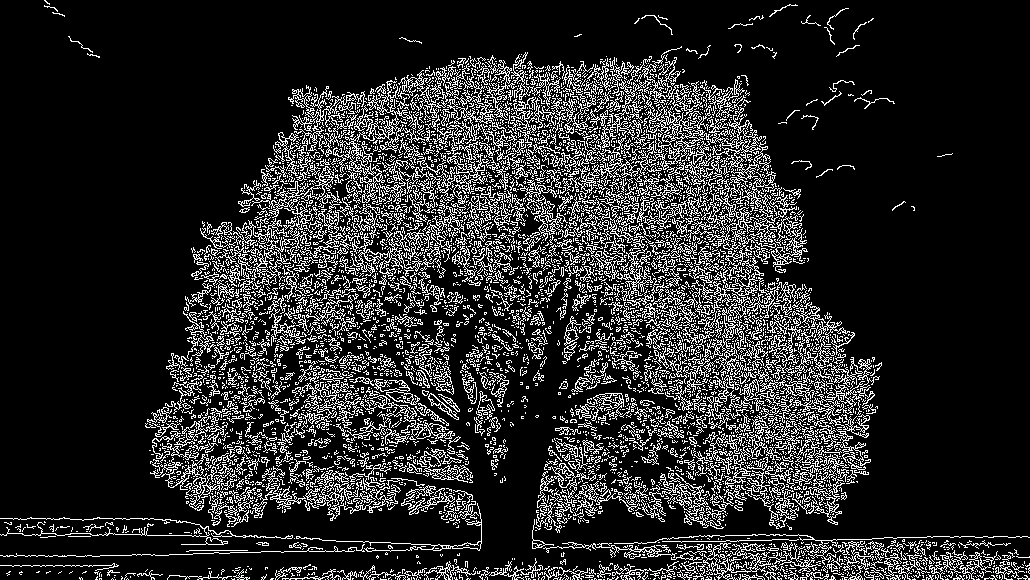
#> input picture proj3/photos/output/edges/tree2png_edges.png, 1030 x 580 px; its folder holds only this picture in this run
$ python script.py photos/output/edges
#> lines starting #> are read from the running program, lines starting #| are printed output that depends on the picture; after the words box and inside, x2 and y2 are one past the last pixel; in counts of white or black regions, pixels touching at a corner belong together
#!/usr/bin/env python3

# Что-бы запустить переходим в папку с проектом и вводим "python script.py photos"

"""
Этот скрипт:
1) Получает путь к папке с изображениями (.jpg/.jpeg/.png)
2) Обрабатывает каждое изображение:
   - переводит в серый цвет
   - извлекает границы (Canny)
   - извлекает углы (Shi-Tomasi)
   - строит гистограмму яркости
3) Сохраняет обработанные изображения
4) Создаёт SQL файл с полной таблицей и INSERT строками

Особенность: OpenCV плохо читает русские пути, поэтому
используется imdecode + tofile, которые поддерживают Unicode.
"""

import os
import sys
import json
from pathlib import Path

import cv2
import numpy as np
import matplotlib.pyplot as plt


# Поддерживаемые расширения изображений
VALID_EXTS = {".jpg", ".jpeg", ".png"}


def sql_escape(value: str) -> str:
    """Экранирует одинарные кавычки, чтобы SQL не ломался."""
    return value.replace("'", "''")


# ------------------------------------------------------
#  ПОМОЩНИКИ ДЛЯ ЧТЕНИЯ/ЗАПИСИ КАРТИНОК С ЮНИКОД-ПУТЯМИ
# ------------------------------------------------------

def imread_unicode(path: Path):
    """
    Читает изображение через numpy + imdecode, что позволяет
    работать с русскими, арабскими, китайскими путями.
    """
    path_str = str(path)
    # Прочитать файл как байты
    data = np.fromfile(path_str, dtype=np.uint8)
    if data.size == 0:
        return None
    # Декодировать байты как изображение OpenCV
    img = cv2.imdecode(data, cv2.IMREAD_COLOR)
    return img


def imwrite_unicode(path: Path, img) -> bool:
    """
    Сохраняет изображение, используя imencode (сжимает картинку в память)
    + tofile, что поддерживает Unicode пути.
    """
    ext = path.suffix  # например .png
    success, buf = cv2.imencode(ext, img)
    if not success:
        return False
    buf.tofile(str(path))  # запись на диск
    return True


# ------------------------------------------------------
#        ПОИСК ИЗОБРАЖЕНИЙ В ПАПКЕ
# ------------------------------------------------------

def find_images(input_dir: Path):
    """
    Рекурсивно ищет все изображения с нужными расширениями.
    """
    images = []
    for p in input_dir.rglob("*"):
        if p.is_file() and p.suffix.lower() in VALID_EXTS:
            images.append(p)
    return images


# ------------------------------------------------------
#                ОБРАБОТКА ОДНОГО ИЗОБРАЖЕНИЯ
# ------------------------------------------------------

def process_image(path: Path, output_dirs: dict, base_output_dir: Path):
    """
    Выполняет полную обработку изображения:
    1. Чтение безопасным способом
    2. Перевод в grayscale
    3. Детекция границ (Canny)
    4. Детекция углов (Shi-Tomasi)
    5. Рассчёт гистограммы
    6. Сохранение всех результатов
    """

    # Читаем картинку безопасно
    img = imread_unicode(path)
    if img is None:
        print(f"[WARN] Не удалось прочитать файл: {path}")
        return None

    # Перевод в оттенки серого
    gray = cv2.cvtColor(img, cv2.COLOR_BGR2GRAY)

    # Размер исходной картинки
    height, width = gray.shape[:2]

    # Алгоритм Canny находищает "границы" (контуры)
    edges = cv2.Canny(gray, 100, 200)

    # Поиск углов методом Shi-Tomasi
    corners = cv2.goodFeaturesToTrack(
        gray,
        maxCorners=200,      # максимум 200 углов
        qualityLevel=0.01,   # минимальное качество угла
        minDistance=10       # минимальное расстояние между углами
    )

    # Создаём копию изображения для рисования найденных углов
    corners_img = img.copy()

    # Если углы нашлись — рисуем точки
    if corners is not None:
        corners = np.intp(corners)  # преобразуем к целым координатам
        for c in corners:
            x, y = c.ravel()
            cv2.circle(corners_img, (x, y), 4, (0, 0, 255), 1, lineType=cv2.LINE_AA)

    # Вычисление гистограммы яркости (0–255)
    hist = cv2.calcHist([gray], [0], None, [256], [0, 256]).flatten()

    # Преобразуем в список и затем в JSON, чтобы вставить в SQL
    hist_list = [int(v) for v in hist]
    hist_json = json.dumps(hist_list)

    # Подготавливаем пути для сохранения
    base_name = path.stem
    gray_path = output_dirs["grayscale"] / f"{base_name}_gray.png"
    edges_path = output_dirs["edges"] / f"{base_name}_edges.png"
    corners_path = output_dirs["corners"] / f"{base_name}_corners.png"
    hist_img_path = output_dirs["histograms"] / f"{base_name}_hist.png"

    # Сохраняем через Unicode-friendly функцию
    imwrite_unicode(gray_path, gray)
    imwrite_unicode(edges_path, edges)
    imwrite_unicode(corners_path, corners_img)

    # Сохраняем гистограмму через matplotlib (он поддерживает Unicode)
    plt.figure()
    plt.plot(hist)
    plt.title(f"Histogram for {base_name}")
    plt.xlabel("Intensity")
    plt.ylabel("Pixel count")
    plt.xlim([0, 256])
    plt.tight_layout()
    plt.savefig(str(hist_img_path))
    plt.close()

    # Приводим пути к относительным для вставки в SQL
    orig_path_str = str(path.resolve())
    rel_gray = os.path.relpath(gray_path, base_output_dir).replace(os.sep, "/")
    rel_edges = os.path.relpath(edges_path, base_output_dir).replace(os.sep, "/")
    rel_corners = os.path.relpath(corners_path, base_output_dir).replace(os.sep, "/")
    rel_hist_img = os.path.relpath(hist_img_path, base_output_dir).replace(os.sep, "/")

    # Возвращаем словарь с данными для записи в SQL
    return {
        "image_path": orig_path_str,
        "width": width,
        "height": height,
        "hist_json": hist_json,
        "grayscale_path": rel_gray,
        "edges_path": rel_edges,
        "corners_path": rel_corners,
        "histogram_image_path": rel_hist_img,
    }


# ------------------------------------------------------
#                 ГЕНЕРАЦИЯ SQL ФАЙЛА
# ------------------------------------------------------

def generate_sql(records, sql_path: Path):
    """
    Создаёт SQL файл:
    - команда DROP TABLE
    - команда CREATE TABLE
    - INSERT строки для каждого изображения
    """

    lines = []

    lines.append("-- SQL script generated by image processing script")
    lines.append("")
    lines.append("DROP TABLE IF EXISTS image_features;")
    lines.append("")
    lines.append("CREATE TABLE image_features (")
    lines.append("    id INTEGER PRIMARY KEY AUTOINCREMENT,")
    lines.append("    image_path TEXT NOT NULL,")
    lines.append("    width INTEGER NOT NULL,")
    lines.append("    height INTEGER NOT NULL,")
    lines.append("    histogram TEXT NOT NULL,")
    lines.append("    grayscale_path TEXT NOT NULL,")
    lines.append("    edges_path TEXT NOT NULL,")
    lines.append("    corners_path TEXT NOT NULL,")
    lines.append("    histogram_image_path TEXT NOT NULL")
    lines.append(");")
    lines.append("")

    # Если нет записей — предупреждаем
    if not records:
        lines.append("-- WARNING: no images were processed, so there are no INSERT statements.")
    else:
        for rec in records:
            # Экранируем строки
            image_path = sql_escape(rec["image_path"])
            hist_json = sql_escape(rec["hist_json"])
            grayscale = sql_escape(rec["grayscale_path"])
            edges = sql_escape(rec["edges_path"])
            corners = sql_escape(rec["corners_path"])
            histimg = sql_escape(rec["histogram_image_path"])

            # Формируем INSERT
            line = (
                "INSERT INTO image_features "
                "(image_path, width, height, histogram, "
                "grayscale_path, edges_path, corners_path, histogram_image_path) "
                f"VALUES ('{image_path}', {rec['width']}, {rec['height']}, "
                f"'{hist_json}', '{grayscale}', '{edges}', '{corners}', '{histimg}');"
            )
            lines.append(line)

    # Записываем SQL-файл
    sql_path.write_text("\n".join(lines), encoding="utf-8")


# ------------------------------------------------------
#                     ОСНОВНАЯ ФУНКЦИЯ
# ------------------------------------------------------

def main():
    """
    Основная точка входа:
    - Проверяет аргументы
    - Создаёт папки output
    - Ищет изображения
    - Обрабатывает каждое
    - Создаёт SQL файл
    """

    # Проверка, что передан 1 аргумент — папка
    if len(sys.argv) != 2:
        print("Usage: python script.py /path/to/folder")
        sys.exit(1)

    # Приводим путь к нормальной форме
    input_dir = Path(sys.argv[1]).expanduser().resolve()

    # Проверка существования
    if not input_dir.exists() or not input_dir.is_dir():
        print(f"[ERROR] Provided path is not a directory: {input_dir}")
        sys.exit(1)

    # Создаём папку output внутри входящей папки
    output_dir = input_dir / "output"
    output_dir.mkdir(exist_ok=True)

    # Подпапки для результатов
    grayscale_dir = output_dir / "grayscale"
    edges_dir = output_dir / "edges"
    corners_dir = output_dir / "corners"
    histograms_dir = output_dir / "histograms"

    # Создаём подпапки если их нет
    for d in (grayscale_dir, edges_dir, corners_dir, histograms_dir):
        d.mkdir(exist_ok=True)

    # Словарь путей — удобно передавать в функцию
    output_dirs = {
        "grayscale": grayscale_dir,
        "edges": edges_dir,
        "corners": corners_dir,
        "histograms": histograms_dir,
    }

    print(f"[INFO] Input folder:  {input_dir}")
    print(f"[INFO] Output folder: {output_dir}")

    # Ищем все изображения
    image_files = find_images(input_dir)
    print(f"[INFO] Найдено изображений: {len(image_files)}")
    for p in image_files:
        print(f"    [IMG] {p}")

    # Если нет — создаём SQL без вставок
    if not image_files:
        print("[WARN] Изображения не найдены!")
        sql_path = output_dir / "image_features.sql"
        generate_sql([], sql_path)
        print(f"[INFO] Пустой SQL файл сохранён в: {sql_path}")
        sys.exit(0)

    # Обрабатываем изображения
    records = []
    for img_path in image_files:
        print(f"[INFO] Обработка: {img_path}")
        rec = process_image(img_path, output_dirs, output_dir)
#> in imread_unicode, img is the input picture: shape (580, 1030, 3); 16.1% white in thin lines or dots
#> in process_image, `gray = cv2.cvtColor(img, cv2.COLOR_BGR2GRAY)`: gray: shape (580, 1030); 16.1% white in thin lines or dots
#> in process_image, `edges = cv2.Canny(gray, 100, 200)`:
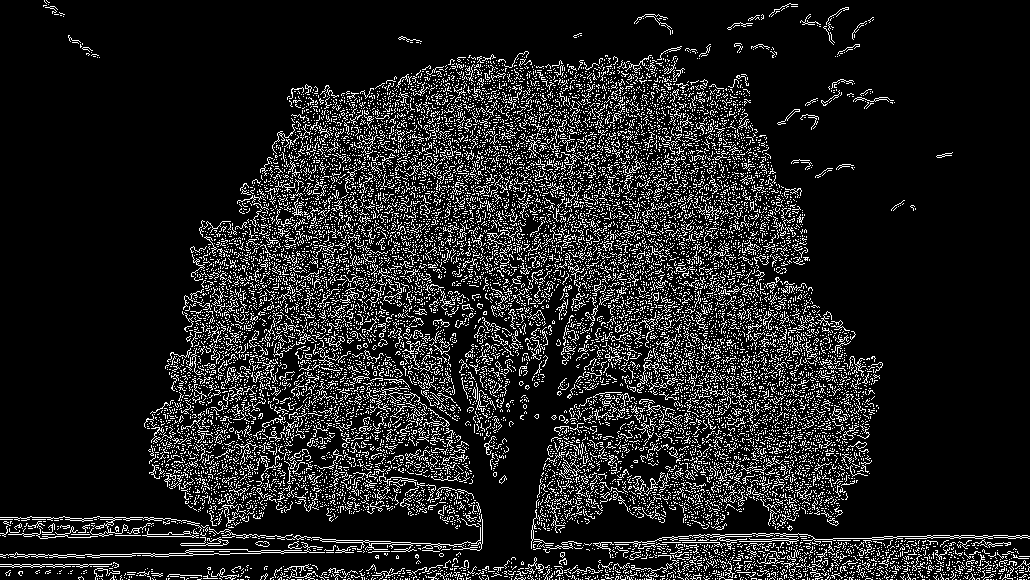
#> edges: shape (580, 1030); 13% white in thin lines or dots
#> in process_image, `corners = cv2.goodFeaturesToTrack( gray, maxCorners=200,`: corners = 200 rows, first 8: [289, 305], [563, 149], [330, 344], [373, 290], [434, 309], [213, 524], [229, 521], [639, 553]
#> the loop in process_image, `for c in corners:` made 200 passes
#> after the loop in process_image, `for c in corners:`:
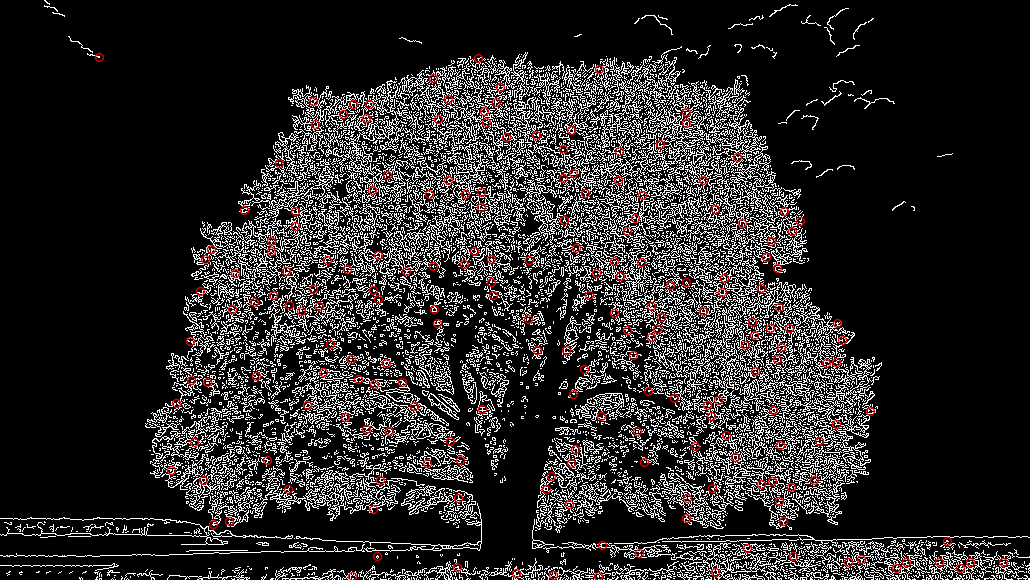
#> corners_img: shape (580, 1030, 3); 2% of pixels changed, all inside (x1, y1, x2, y2) = (94, 52, 1009, 580)
#> in process_image, `hist = cv2.calcHist([gray], [0], None, [256], [0, 256]).flatten()`: hist = 256 values, max 501036 at index 0, min 0 at index 1, mean 2333.6
#> in process_image, `hist_list = [int(v) for v in hist]`: hist_list has the same summary as hist
#> in process_image, `plt.savefig(str(hist_img_path))`:
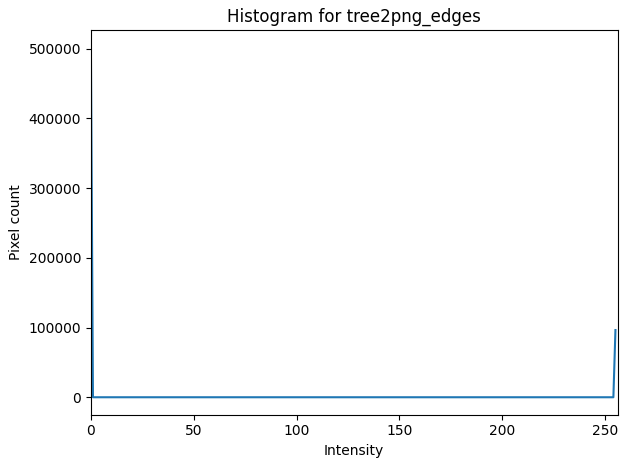
#> figure drawn by matplotlib, 1 panel; curve peaks at x = 0, y = 501036
#> rec = 8 items
        if rec:
            records.append(rec)

    # Создаём SQL
    sql_path = output_dir / "image_features.sql"
    generate_sql(records, sql_path)
#> the loop in generate_sql, `for rec in records:` made 1 pass
#> (grayscale, edges, corners, histimg) on pass 1: ('grayscale/tree2png_edges_gray.png', 'edges/tree2png_edges_edges.png', 'corners/tree2png_edges_corners.png', 'histograms/tree2png_edges_hist.png')
#> after the loop in generate_sql, `for rec in records:`: lines = 17 items

    print(f"[INFO] Готово. Обработано изображений: {len(records)}")
#| [INFO] Готово. Обработано изображений: 1
    print(f"[INFO] SQL файл сохранён в: {sql_path}")


# Точка входа
if __name__ == "__main__":
    main()
